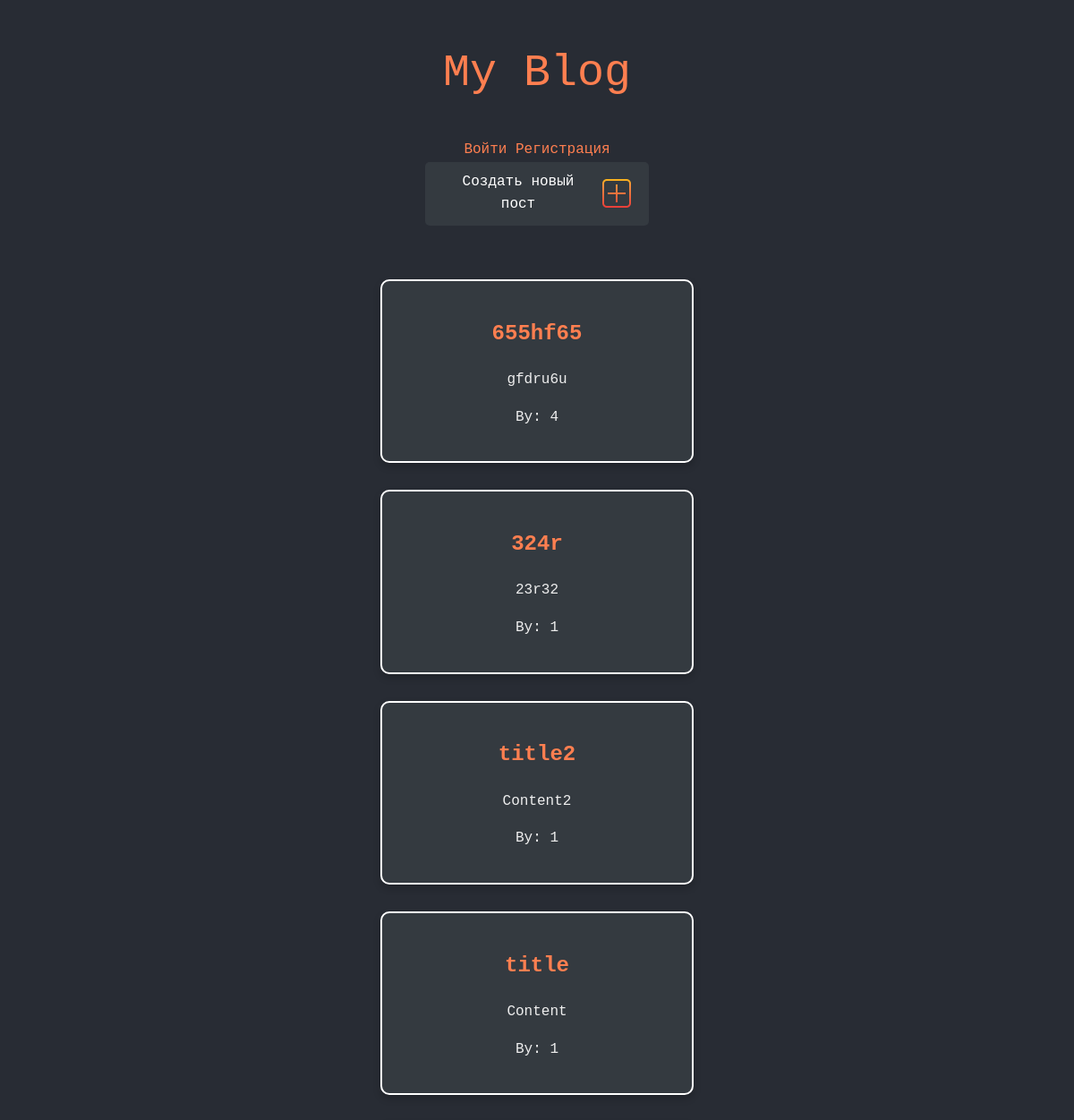
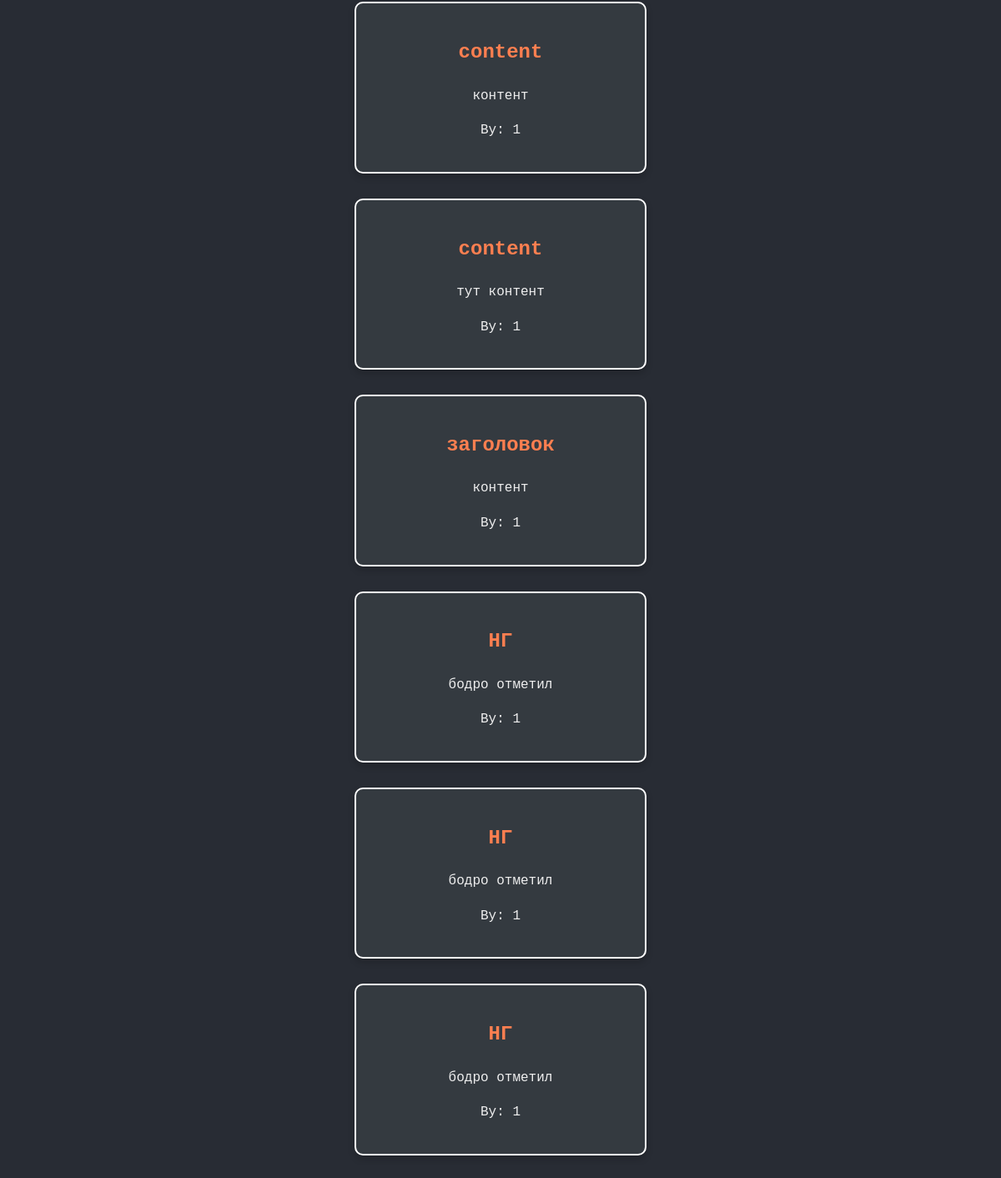
The page / on the database its author committed (2 pictures, top to bottom).
### tables this page shows
CREATE TABLE posts (
	id INTEGER PRIMARY KEY AUTOINCREMENT,
  	title TEXT NOT NULL,
  	content TEXT NOT NULL
 , author_id INTEGER);

### main.py (the view)
@app.route("/")
def index():
    cursor.execute('SELECT * FROM posts JOIN users ON posts.author_id = users.id')
    result = cursor.fetchall()
    posts = []
    for post in reversed(result):
        posts.append(
            {'id': post[0], 'title': post[1], 'content': post[2], 'author_id': post[3], 'username': post[4                    ]}
        )
    context = {'posts': posts}
    return render_template('blog.html', **context)

### main.py (called while the page is built)
@app.teardown_appcontext
def close_connection(exception):
    close_db()

### templates/blog.html (shortened to what this page needs)
<!DOCTYPE html>
<html lang="en">
  <head>
    <link
      rel="stylesheet"
      href="{{ url_for('static', filename='blog.css') }}"
    />
  </head>
  <body>
    <h1>My Blog</h1>
    {% if not current_user.is_authenticated %}
    <div>
      <a href="/login">Войти</a>
      <a href="/register">Регистрация</a>
    </div>
    {% endif %}
    <a href="/add" class="add button"
      >Создать новый пост
      <img class="icon" src="{{ url_for('static', filename='add.png')}}" alt=""
    /></a>
    <div class="blog">
      {% for post in posts %}
      <div class="card">
        <h2><a href="/post/{{post.id}}">{{ post.title }}</a></h2>
        <p>{{ post.content }}</p>
        <p class="author">By: {{ post.username }}</p>
      </div>
      {% endfor %}
    </div>
  </body>
</html>

### static/blog.css (style rules this page uses)
body { font-family: "Courier New", monospace; background-color: #282c34; color: #eee; line-height: 1.6; display: flex; flex-direction: column; align-items: center; }
* { box-sizing: border-box; }
h1 { font-size: 50px; font-weight: 300; color: #ff7f50; text-align: center; }
.card { margin-bottom: 30px; background-color: #343a40; text-align: center; width: 350px; border: 2px solid white; box-shadow: 0 4px 8px rgba(0, 0, 0, 0.2); transition: transform 0.3s ease, background-color 0.3s ease; padding: 20px; border-radius: 10px; }
a { text-decoration: none; color: #ff7f50; }
.add { background-color: #343a40; color: white; padding: 10px 20px; border: none; border-radius: 5px; font-size: 16px; text-align: center; text-decoration: none; display: inline-block; transition: background-color 0.3s, transform 0.3s; display: flex; justify-content: center; align-items: center; width: 250px; gap: 10px; margin-bottom: 50px; border: 2px solid white; }
.icon { width: 32px; }
.button { border: none; }
.blog { padding: 10px; }

### rows shown on the page
posts: title "655hf65", content "gfdru6u", username "4"
posts: title "324r", content "23r32", username "1"
posts: title "title2", content "Content2", username "1"
posts: title "title", content "Content", username "1"
posts: title "content", content "контент", username "1"
posts: title "content", content "тут контент", username "1"
posts: title "заголовок", content "контент", username "1"
posts: title "НГ", content "бодро отметил", username "1"
posts: title "НГ", content "бодро отметил", username "1"
posts: title "НГ", content "бодро отметил", username "1"
